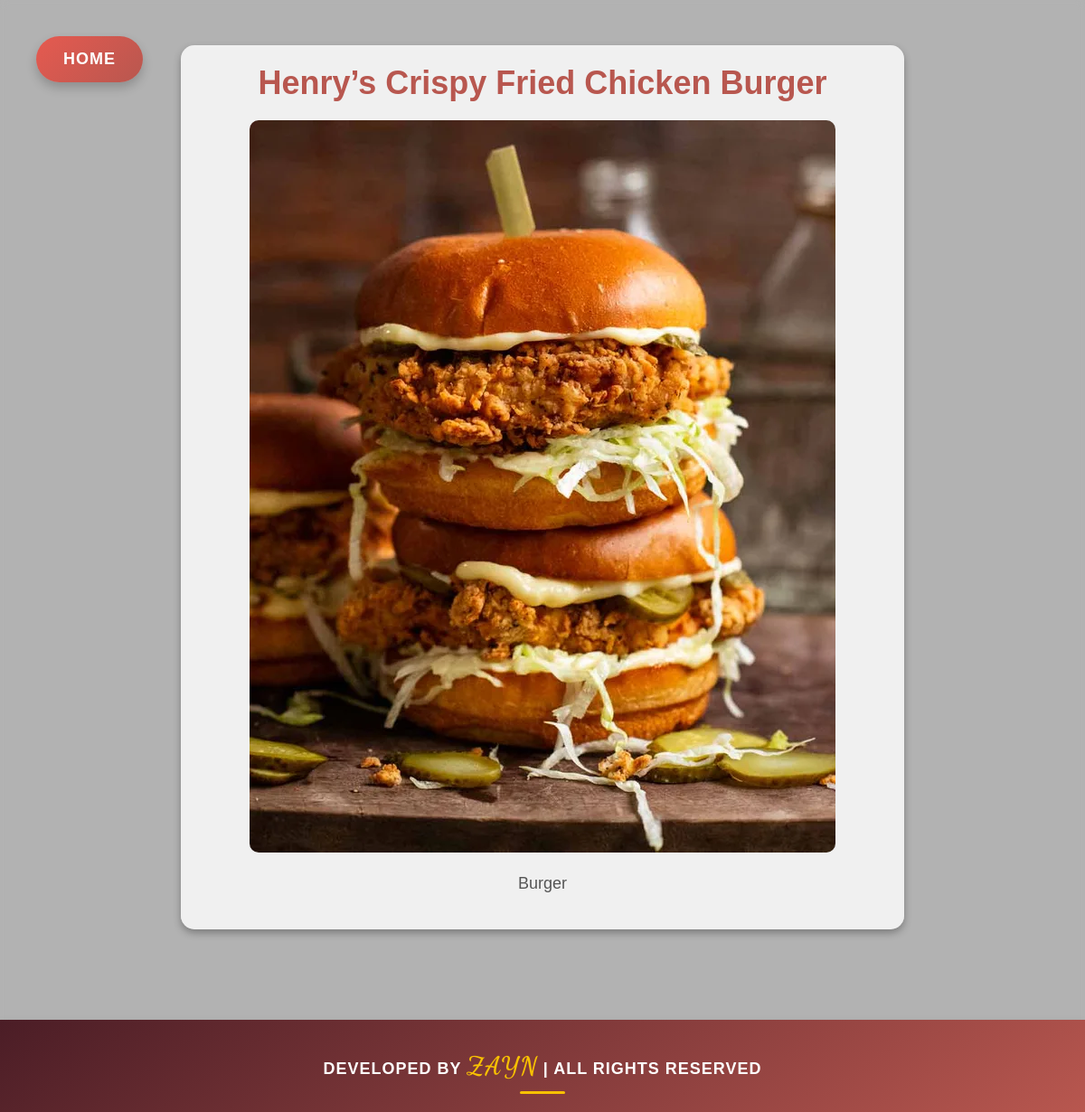
The app's page /view-recipe/20 with its own data.
### vege/models.py (models this page shows)
class Recipe(models.Model):
    user=models.ForeignKey(User,on_delete=models.SET_NULL,null=True,blank=True)
    recipe_name=models.CharField(max_length=100)
    recipe_description=models.TextField()
    recipe_image=models.ImageField(upload_to="images")
    recipe_view_count=models.IntegerField(default=0)

### home/views.py (the view)
# urls.py: path('view-recipe/<id>',view_recipe,name="view_recipe" ),
def view_recipe(request,id):
    obj=Recipe.objects.get(id=id)
    context={'recipe':obj,'page':'Recipe Details'}
    return render(request,'view_recipe.html',context)

### home/templates/view_recipe.html (shortened to what this page needs)
{% extends "base.html" %} {% block start %}
<div class="view-recipe-container">
  <a href="/" class="home-link">Home</a>
  <div class="recipe-details">
    <h1 class="recipe-title">{{ recipe.recipe_name }}</h1>
    <img
      src="/media/{{ recipe.recipe_image }}"
      alt="{{ recipe.recipe_name }}"
      class="recipe-image"
    />
    <p class="recipe-description">{{ recipe.recipe_description }}</p>
  </div>
</div>
{% endblock %}

### vege/templates/base.html (style rules this page uses)
body { display: flex; flex-direction: column; min-height: 100vh; }

### home/templates/view_recipe.html (style rules this page uses)
body { font-family: "Arial", sans-serif; background: linear-gradient(rgba(0, 0, 0, 0.3), rgba(0, 0, 0, 0.3)), url("https://images.unsplash.com/photo-1490645935967-10de6ba17061?ixlib=rb-1.2.1&auto=format&fit=crop&w=1950&q=80"); background-size: cover; background-position: center; background-attachment: fixed; margin: 0; padding: 0; backdrop-filter: blur(5px); min-height: 100vh; display: flex; flex-direction: column; justify-content: space-between; }
.home-link { display: inline-block; margin: 20px; padding: 12px 30px; background: linear-gradient( 135deg, #e65a50, #b8574f ); color: white; text-decoration: none; border-radius: 50px; font-family: "Poppins", sans-serif; font-weight: bold; font-size: 18px; letter-spacing: 1px; text-transform: uppercase; box-shadow: 0 6px 12px rgba(0, 0, 0, 0.2); transition: all 0.3s ease; white-space: nowrap; position: fixed; top: 20px; left: 20px; z-index: 1000; }
.recipe-details { text-align: center; color: white; margin-top: 50px; padding: 20px; background-color: rgba(255, 255, 255, 0.8); border-radius: 15px; box-shadow: 0 4px 8px rgba(0, 0, 0, 0.3); max-width: 800px; margin: 50px auto; flex: 1; }
.recipe-title { font-size: 36px; font-weight: bold; color: #b8574f; margin-bottom: 20px; }
.recipe-image { max-width: 100%; height: auto; border-radius: 10px; margin-bottom: 20px; }
.recipe-description { font-size: 18px; color: #555; line-height: 1.6; }
.view-recipe-container { overflow-y: auto; padding-bottom: 50px; }

### records on screen
Recipe: recipe_name "Henry’s Crispy Fried Chicken Burger", recipe_image (picture), recipe_description "Burger"
